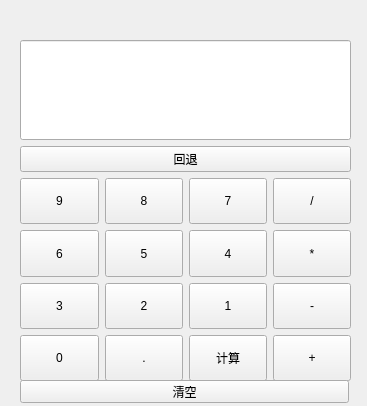
<?xml version="1.0" encoding="UTF-8"?>
<ui version="4.0">
 <class>Form</class>
 <widget class="QWidget" name="Form">
  <property name="geometry">
   <rect>
    <x>0</x>
    <y>0</y>
    <width>367</width>
    <height>406</height>
   </rect>
  </property>
  <property name="windowTitle">
   <string>一个简陋的计算器</string>
  </property>
  <widget class="QWidget" name="layoutWidget">
   <property name="geometry">
    <rect>
     <x>20</x>
     <y>40</y>
     <width>331</width>
     <height>341</height>
    </rect>
   </property>
   <layout class="QVBoxLayout" name="verticalLayout_2">
    <item>
     <widget class="QLineEdit" name="lineEdit">
      <property name="minimumSize">
       <size>
        <width>50</width>
        <height>100</height>
       </size>
      </property>
      <property name="readOnly">
       <bool>true</bool>
      </property>
     </widget>
    </item>
    <item>
     <widget class="QPushButton" name="pushButton_back">
      <property name="text">
       <string>回退</string>
      </property>
     </widget>
    </item>
    <item>
     <layout class="QVBoxLayout" name="verticalLayout">
      <item>
       <layout class="QHBoxLayout" name="horizontalLayout">
        <item>
         <widget class="QPushButton" name="pushButton_9">
          <property name="maximumSize">
           <size>
            <width>16777000</width>
            <height>167770</height>
           </size>
          </property>
          <property name="text">
           <string>9</string>
          </property>
         </widget>
        </item>
        <item>
         <widget class="QPushButton" name="pushButton_8">
          <property name="maximumSize">
           <size>
            <width>16777000</width>
            <height>167770</height>
           </size>
          </property>
          <property name="text">
           <string>8</string>
          </property>
         </widget>
        </item>
        <item>
         <widget class="QPushButton" name="pushButton_7">
          <property name="maximumSize">
           <size>
            <width>16777000</width>
            <height>167770</height>
           </size>
          </property>
          <property name="text">
           <string>7</string>
          </property>
         </widget>
        </item>
        <item>
         <widget class="QPushButton" name="pushButton_div">
          <property name="maximumSize">
           <size>
            <width>16777000</width>
            <height>167770</height>
           </size>
          </property>
          <property name="text">
           <string>/</string>
          </property>
         </widget>
        </item>
       </layout>
      </item>
      <item>
       <layout class="QHBoxLayout" name="horizontalLayout_2">
        <item>
         <widget class="QPushButton" name="pushButton_6">
          <property name="maximumSize">
           <size>
            <width>16777000</width>
            <height>167770</height>
           </size>
          </property>
          <property name="text">
           <string>6</string>
          </property>
         </widget>
        </item>
        <item>
         <widget class="QPushButton" name="pushButton_5">
          <property name="maximumSize">
           <size>
            <width>16777000</width>
            <height>167770</height>
           </size>
          </property>
          <property name="text">
           <string>5</string>
          </property>
         </widget>
        </item>
        <item>
         <widget class="QPushButton" name="pushButton_4">
          <property name="maximumSize">
           <size>
            <width>16777000</width>
            <height>167770</height>
           </size>
          </property>
          <property name="text">
           <string>4</string>
          </property>
         </widget>
        </item>
        <item>
         <widget class="QPushButton" name="pushButton_mul">
          <property name="maximumSize">
           <size>
            <width>16777000</width>
            <height>167770</height>
           </size>
          </property>
          <property name="text">
           <string>*</string>
          </property>
         </widget>
        </item>
       </layout>
      </item>
      <item>
       <layout class="QHBoxLayout" name="horizontalLayout_3">
        <item>
         <widget class="QPushButton" name="pushButton_3">
          <property name="maximumSize">
           <size>
            <width>16777000</width>
            <height>167770</height>
           </size>
          </property>
          <property name="text">
           <string>3</string>
          </property>
         </widget>
        </item>
        <item>
         <widget class="QPushButton" name="pushButton_2">
          <property name="maximumSize">
           <size>
            <width>16777000</width>
            <height>167770</height>
           </size>
          </property>
          <property name="text">
           <string>2</string>
          </property>
         </widget>
        </item>
        <item>
         <widget class="QPushButton" name="pushButton_1">
          <property name="maximumSize">
           <size>
            <width>16777000</width>
            <height>167770</height>
           </size>
          </property>
          <property name="text">
           <string>1</string>
          </property>
         </widget>
        </item>
        <item>
         <widget class="QPushButton" name="pushButton_sub">
          <property name="maximumSize">
           <size>
            <width>16777000</width>
            <height>167770</height>
           </size>
          </property>
          <property name="text">
           <string>-</string>
          </property>
         </widget>
        </item>
       </layout>
      </item>
      <item>
       <layout class="QHBoxLayout" name="horizontalLayout_4">
        <item>
         <widget class="QPushButton" name="pushButton_0">
          <property name="maximumSize">
           <size>
            <width>16777000</width>
            <height>167770</height>
           </size>
          </property>
          <property name="text">
           <string>0</string>
          </property>
         </widget>
        </item>
        <item>
         <widget class="QPushButton" name="pushButton_dot">
          <property name="maximumSize">
           <size>
            <width>16777000</width>
            <height>167770</height>
           </size>
          </property>
          <property name="text">
           <string>.</string>
          </property>
         </widget>
        </item>
        <item>
         <widget class="QPushButton" name="pushButton_equal">
          <property name="maximumSize">
           <size>
            <width>16777000</width>
            <height>167770</height>
           </size>
          </property>
          <property name="text">
           <string>计算</string>
          </property>
         </widget>
        </item>
        <item>
         <widget class="QPushButton" name="pushButton_add">
          <property name="maximumSize">
           <size>
            <width>16777000</width>
            <height>167770</height>
           </size>
          </property>
          <property name="text">
           <string>+</string>
          </property>
         </widget>
        </item>
       </layout>
      </item>
     </layout>
    </item>
   </layout>
  </widget>
  <widget class="QPushButton" name="pushButton_clear">
   <property name="geometry">
    <rect>
     <x>20</x>
     <y>380</y>
     <width>329</width>
     <height>23</height>
    </rect>
   </property>
   <property name="text">
    <string>清空</string>
   </property>
  </widget>
 </widget>
 <resources/>
 <connections/>
</ui>
